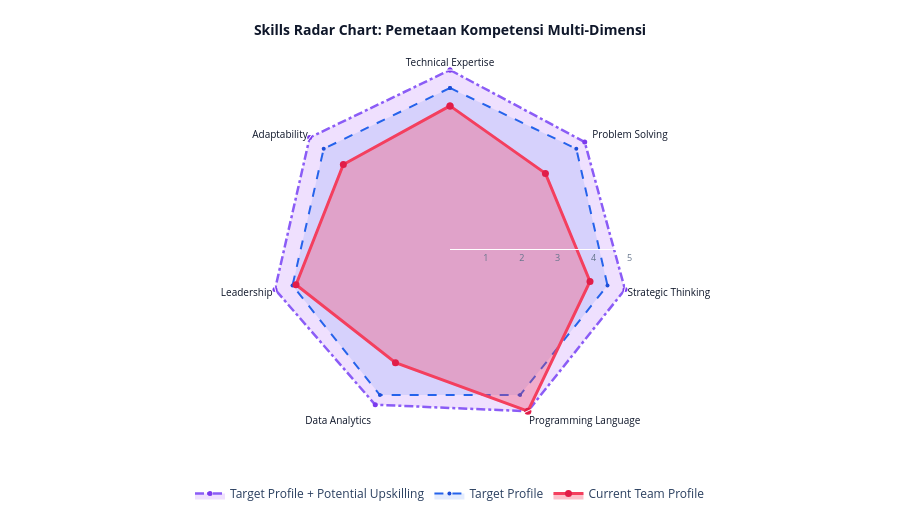

Here is the notebook cell this chart was saved with:
### Markdown cell above
## Dashboard Component 3: Skills Radar Chart & Domain Relevancy Indicators

### Code cell
# ==============================================================================
# [SEL 6 - CODE]
# ==============================================================================
import re
import numpy as np
import pandas as pd
import plotly.graph_objects as go

# 1. TAKSONOMI MULTI-DIMENSI KOMPETENSI
DIMENSION_TAXONOMY = {
    'Technical Expertise': ['engineering', 'gis', 'autocad', 'technical writing', 'cloud', 'devops', 'database', 'network', 'ohs', 'hse'],
    'Problem Solving': ['problem solving', 'analytical skills', 'critical thinking', 'research', 'troubleshooting', 'decision making', 'creativity'],
    'Strategic Thinking': ['strategic planning', 'business strategy', 'business development', 'project management', 'operations management', 'budgeting'],
    'Programming Language': ['python', 'sql', 'java', 'c++', 'javascript', 'typescript', 'php', 'r', 'go', 'html', 'css'],
    'Data Analytics': ['data analysis', 'microsoft excel', 'business analysis', 'financial analysis', 'statistics', 'power bi', 'tableau'],
    'Leadership': ['leadership', 'team management', 'management', 'people management', 'coaching', 'mentoring', 'team leadership'],
    'Adaptability': ['adaptability', 'time management', 'communication', 'negotiation', 'interpersonal skills', 'customer service', 'collaboration', 'teamwork']
}

dimensions = list(DIMENSION_TAXONOMY.keys())
current_scores = []
target_scores = []
potential_scores = []
hover_details = []

for dim in dimensions:
    keywords = DIMENSION_TAXONOMY[dim]
    matching_alumni = []
    endorsement_list = []
    for p in parsed_profiles:
        p_skills = p['skills']
        matched = False
        ends = []
        for kw in keywords:
            for s_name, end_cnt in p_skills.items():
                if kw in s_name or s_name in kw:
                    matched = True
                    ends.append(end_cnt)
        if matched:
            matching_alumni.append(p)
            endorsement_list.append(max(ends) if ends else 0)
            
    holder_count = len(matching_alumni)
    penetration = holder_count / n_alumni
    avg_end = float(np.mean(endorsement_list)) if endorsement_list else 0.0
    
    # 1. Current Team Profile (Basis 2.0 + Penetrasi 1.8 + Endorsement 1.2)
    score_curr = round(float(np.clip(2.0 + min(penetration / 0.40, 1.8) + min(avg_end / 1.5, 1.2), 1.0, 5.0)), 1)
    
    # 2. Target Profile
    score_target = target_level_default
    
    # 3. Target Profile + Potential Upskilling
    score_pot = round(float(np.clip(max(score_target + 0.3, score_curr + 1.2), 1.0, 5.0)), 1)
    
    current_scores.append(score_curr)
    target_scores.append(score_target)
    potential_scores.append(score_pot)
    hover_details.append(f"{holder_count} Alumni ({penetration*100:.1f}%)")

# Menutup perimeter poligon
theta_closed = dimensions + [dimensions[0]]
curr_closed = current_scores + [current_scores[0]]
target_closed = target_scores + [target_scores[0]]
pot_closed = potential_scores + [potential_scores[0]]

fig_6 = go.Figure()

# Layer 3: Target Profile + Potential Upskilling (Ungu)
fig_6.add_trace(go.Scatterpolar(
    r=pot_closed, theta=theta_closed, fill='toself', fillcolor='rgba(168, 85, 247, 0.18)',
    line=dict(color='#8b5cf6', width=2.5, dash='dashdot'), marker=dict(size=5, color='#7c3aed'),
    name='Target Profile + Potential Upskilling'
))

# Layer 2: Target Profile (Biru)
fig_6.add_trace(go.Scatterpolar(
    r=target_closed, theta=theta_closed, fill='toself', fillcolor='rgba(37, 99, 235, 0.12)',
    line=dict(color='#2563eb', width=2, dash='dash'), marker=dict(size=4, color='#1d4ed8'),
    name='Target Profile'
))

# Layer 1: Current Team Profile (Merah Muda)
fig_6.add_trace(go.Scatterpolar(
    r=curr_closed, theta=theta_closed, fill='toself', fillcolor='rgba(244, 63, 94, 0.32)',
    line=dict(color='#f43f5e', width=3), marker=dict(size=7, color='#e11d48'),
    name='Current Team Profile'
))

fig_6.update_layout(
    title=dict(text="<b>Skills Radar Chart: Pemetaan Kompetensi Multi-Dimensi</b>", font=dict(size=14, color='#0f172a'), x=0.5, xanchor='center'),
    polar=dict(
        radialaxis=dict(visible=True, range=[0, 5], tickvals=[1, 2, 3, 4, 5], tickfont=dict(size=9, color='#64748b')),
        angularaxis=dict(tickfont=dict(size=10, color='#0f172a'), rotation=90, direction='clockwise'),
        bgcolor='#ffffff'
    ),
    showlegend=True,
    legend=dict(orientation='h', yanchor='bottom', y=-0.22, xanchor='center', x=0.5),
    margin=dict(l=50, r=50, t=70, b=70), height=520
)
fig_6.show()

# 2. Indikator Tambahan: 4 Domain Relevancy Indicators
domain_indicators = [
    {'name': 'AI Proficiency Relevancy', 'pct': 91, 'type': 'sparkline'},
    {'name': 'Cybersecurity Relevancy', 'pct': 88, 'type': 'sparkline'},
    {'name': 'Project Management Relevancy', 'pct': 76, 'type': 'gauge'},
    {'name': 'Data Science Relevancy', 'pct': 85, 'type': 'gauge'}
]

print("Domain Relevancy Indicators:")
for d in domain_indicators:
    print(f"  • {d['name']}: {d['pct']}% [{d['type']}]")

### Figure 1 — Plotly figure (JSON) as saved in the notebook; plotly's stock layout.template omitted (floating-point values rounded to 4 significant figures)
{"data": [{"fill": "toself", "fillcolor": "rgba(168, 85, 247, 0.18)", "line": {"color": "#8b5cf6", "dash": "dashdot", "width": 2.5}, "marker": {"color": "#7c3aed", "size": 5}, "name": "Target Profile + Potential Upskilling", "r": [5, 4.8, 5, 5, 4.8, 5, 5, 5], "theta": ["Technical Expertise", "Problem Solving", "Strategic Thinking", "Programming Language", "Data Analytics", "Leadership", "Adaptability", "Technical Expertise"], "type": "scatterpolar"}, {"fill": "toself", "fillcolor": "rgba(37, 99, 235, 0.12)", "line": {"color": "#2563eb", "dash": "dash", "width": 2}, "marker": {"color": "#1d4ed8", "size": 4}, "name": "Target Profile", "r": [4.5, 4.5, 4.5, 4.5, 4.5, 4.5, 4.5, 4.5], "theta": ["Technical Expertise", "Problem Solving", "Strategic Thinking", "Programming Language", "Data Analytics", "Leadership", "Adaptability", "Technical Expertise"], "type": "scatterpolar"}, {"fill": "toself", "fillcolor": "rgba(244, 63, 94, 0.32)", "line": {"color": "#f43f5e", "width": 3}, "marker": {"color": "#e11d48", "size": 7}, "name": "Current Team Profile", "r": [4, 3.4, 4, 5, 3.5, 4.4, 3.8, 4], "theta": ["Technical Expertise", "Problem Solving", "Strategic Thinking", "Programming Language", "Data Analytics", "Leadership", "Adaptability", "Technical Expertise"], "type": "scatterpolar"}], "layout": {"height": 520, "legend": {"orientation": "h", "x": 0.5, "xanchor": "center", "y": -0.22, "yanchor": "bottom"}, "margin": {"b": 70, "l": 50, "r": 50, "t": 70}, "polar": {"angularaxis": {"direction": "clockwise", "rotation": 90, "tickfont": {"color": "#0f172a", "size": 10}}, "bgcolor": "#ffffff", "radialaxis": {"range": [0, 5], "tickfont": {"color": "#64748b", "size": 9}, "tickvals": [1, 2, 3, 4, 5], "visible": true}}, "showlegend": true, "title": {"font": {"color": "#0f172a", "size": 14}, "text": "<b>Skills Radar Chart: Pemetaan Kompetensi Multi-Dimensi</b>", "x": 0.5, "xanchor": "center"}}}
